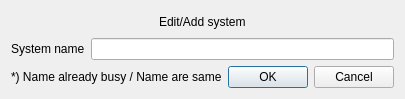
<?xml version="1.0" encoding="UTF-8"?>
<ui version="4.0">
 <class>CAddSystemDialog</class>
 <widget class="QDialog" name="CAddSystemDialog">
  <property name="geometry">
   <rect>
    <x>0</x>
    <y>0</y>
    <width>400</width>
    <height>99</height>
   </rect>
  </property>
  <property name="windowTitle">
   <string>Dialog</string>
  </property>
  <layout class="QVBoxLayout" name="verticalLayout">
   <item>
    <layout class="QHBoxLayout" name="horizontalLayout_3">
     <item>
      <spacer name="horizontalSpacer_2">
       <property name="orientation">
        <enum>Qt::Horizontal</enum>
       </property>
       <property name="sizeHint" stdset="0">
        <size>
         <width>40</width>
         <height>20</height>
        </size>
       </property>
      </spacer>
     </item>
     <item>
      <widget class="QLabel" name="label">
       <property name="text">
        <string>Edit/Add system</string>
       </property>
      </widget>
     </item>
     <item>
      <spacer name="horizontalSpacer_3">
       <property name="orientation">
        <enum>Qt::Horizontal</enum>
       </property>
       <property name="sizeHint" stdset="0">
        <size>
         <width>40</width>
         <height>20</height>
        </size>
       </property>
      </spacer>
     </item>
    </layout>
   </item>
   <item>
    <layout class="QHBoxLayout" name="horizontalLayout">
     <item>
      <widget class="QLabel" name="label_2">
       <property name="text">
        <string>System name</string>
       </property>
      </widget>
     </item>
     <item>
      <widget class="QLineEdit" name="lineEdit"/>
     </item>
    </layout>
   </item>
   <item>
    <layout class="QHBoxLayout" name="horizontalLayout_2">
     <item>
      <widget class="QLabel" name="busyLabel">
       <property name="text">
        <string>*) Name already busy / Name are same</string>
       </property>
      </widget>
     </item>
     <item>
      <widget class="QDialogButtonBox" name="buttonBox">
       <property name="orientation">
        <enum>Qt::Horizontal</enum>
       </property>
       <property name="standardButtons">
        <set>QDialogButtonBox::Cancel|QDialogButtonBox::Ok</set>
       </property>
      </widget>
     </item>
    </layout>
   </item>
  </layout>
 </widget>
 <resources/>
 <connections>
  <connection>
   <sender>buttonBox</sender>
   <signal>rejected()</signal>
   <receiver>CAddSystemDialog</receiver>
   <slot>reject()</slot>
   <hints>
    <hint type="sourcelabel">
     <x>316</x>
     <y>260</y>
    </hint>
    <hint type="destinationlabel">
     <x>286</x>
     <y>274</y>
    </hint>
   </hints>
  </connection>
 </connections>
</ui>
